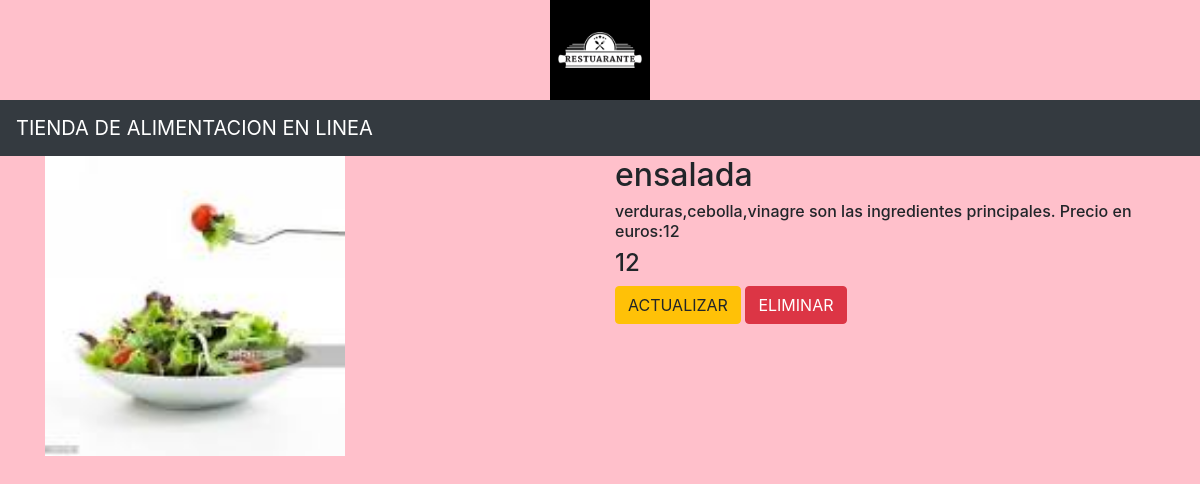
/comida/2/, run on the app's committed database.
### travelapp/models.py (models this page shows, shortened)
class Comida(models.Model):
    nombre=models.CharField(max_length=250)
    precio=models.IntegerField()
    ingredientes=models.TextField()
    imagen=models.ImageField(upload_to='imagenes')

### travelapp/views.py (the view)
# urls.py: path('comida/<int:comida_id>/',views.detail,name='detail'),
def detail(request, comida_id):
    comida = Comida.objects.get(id=comida_id)
    return render(request, 'detail.html', {'comida': comida})

### templates/detail.html
{% extends 'base.html' %}
{% block body %}
<div class="container">
    <div class="row">
        <div class="col-md-6">
           <img src="{{comida.imagen.url}}" width="300" height="300">
        </div>
<div class="col-md-6">
    <h2>{{comida.nombre}}</h2>
    <h6>{{comida.ingredientes}}</h6>
    <h4>{{comida.precio}}</h4>
    <a class="btn btn-warning" href="{% url 'travelapp:update' comida.id %}">ACTUALIZAR</a>
    <a class="btn btn-danger" href="{% url 'travelapp:delete' comida.id %}">ELIMINAR</a>
</div>
    </div>
</div>
{% endblock %}

### static/css/style.css (style rules this page uses)
body { background-color:pink; }

### data on the page
Comida: imagen (picture), nombre "ensalada", ingredientes "verduras,cebolla,vinagre son las ingredientes principales. Precio en euros:12", precio "12"
